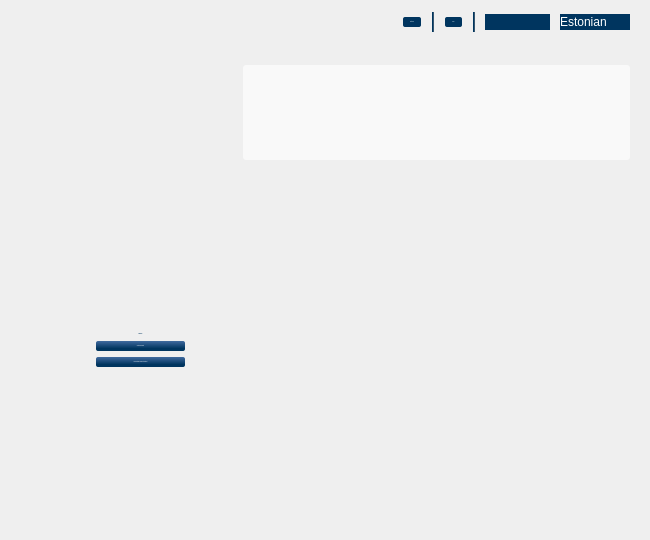
<?xml version="1.0" encoding="UTF-8"?>
<ui version="4.0">
 <class>MainWindow</class>
 <widget class="QWidget" name="MainWindow">
  <property name="geometry">
   <rect>
    <x>0</x>
    <y>0</y>
    <width>650</width>
    <height>540</height>
   </rect>
  </property>
  <property name="sizePolicy">
   <sizepolicy hsizetype="Fixed" vsizetype="Fixed">
    <horstretch>0</horstretch>
    <verstretch>0</verstretch>
   </sizepolicy>
  </property>
  <property name="minimumSize">
   <size>
    <width>650</width>
    <height>540</height>
   </size>
  </property>
  <property name="maximumSize">
   <size>
    <width>650</width>
    <height>540</height>
   </size>
  </property>
  <property name="acceptDrops">
   <bool>true</bool>
  </property>
  <property name="windowTitle">
   <string>DigiDoc crypt</string>
  </property>
  <property name="windowIcon">
   <iconset resource="../rc/qdigidoccrypto.qrc">
    <normaloff>:/images/crypto_icon_48x48.png</normaloff>:/images/crypto_icon_48x48.png</iconset>
  </property>
  <property name="styleSheet">
   <string notr="true">* {
font: 12px &quot;Arial, Liberation Sans&quot;;
color: #355670;
}

#background
{ background-image: url(&quot;:/images/background.png&quot;); }

/* widgets */
QDialogButtonBox { dialogbuttonbox-buttons-have-icons: 0; }

QPushButton
{
color: white;
background-color: qlineargradient(x1: 0, y1: 0, x2: 0, y2: 1, stop: 0 #406A9E, stop: 0.75 #00355F);
border: 0px;
border-radius: 2px;
padding: 4px 7px;
margin-left: 1px;
margin-right: 1px;
min-width: 75px;
}

QPushButton:hover, QPushButton:focus
{ background-color: qlineargradient(x1: 0, y1: 0, x2: 0, y2: 1, stop: 0 #F1C157, stop:0.28 #FADF91, stop:1 #EBA927); }

QPushButton:disabled
{ background-color: qlineargradient(x1: 0, y1: 0, x2: 0, y2: 1, stop: 0 #A3AFC0, stop: 0.75 #80909D); }

/* header */
#cards, #languages
{
color: white;
border: 0px;
padding-right: 5px;
background-color: #00355F;
}

#cards QAbstractItemView,
#languages QAbstractItemView
{
background-color: white;
border: 0px;
color: #355670;
}

#headerLine, #headerLine2
{ background-color: #00355F; }

#cards::down-arrow, #languages::down-arrow
{ image: url(&quot;:/images/languages_button.png&quot;); }

#cards::drop-down,
#languages::drop-down
{ border: 0px; }

#settings, #help
{
background-color: #00355F;
color: #afc6d1;
font: bold;
min-width: 0px;
}

#info
{
color: #668696;
font: bold;
border-radius: 3px;
background-color: rgba( 255, 255, 255, 153 );
padding: 10px;
}

/* content */
#homeButtonLabel,
#viewContentLabel, #viewKeysLabel
{
color: #00355F;
font: bold;
}

#viewContentView
{
color: #355670;
background-color: transparent;
}

#home, #intro, #view,
#viewKeys, #viewKeysScroll
{ background-color: transparent; }</string>
  </property>
  <layout class="QVBoxLayout" name="MainLayout">
   <property name="spacing">
    <number>0</number>
   </property>
   <property name="margin">
    <number>0</number>
   </property>
   <item>
    <widget class="QFrame" name="background">
     <layout class="QVBoxLayout" name="backgroundLayout">
      <property name="spacing">
       <number>0</number>
      </property>
      <property name="leftMargin">
       <number>20</number>
      </property>
      <property name="topMargin">
       <number>0</number>
      </property>
      <property name="rightMargin">
       <number>20</number>
      </property>
      <property name="bottomMargin">
       <number>20</number>
      </property>
      <item>
       <layout class="QHBoxLayout" name="headerLayout">
        <property name="spacing">
         <number>10</number>
        </property>
        <item>
         <spacer name="headerSpacer">
          <property name="orientation">
           <enum>Qt::Horizontal</enum>
          </property>
          <property name="sizeHint" stdset="0">
           <size>
            <width>0</width>
            <height>45</height>
           </size>
          </property>
         </spacer>
        </item>
        <item>
         <widget class="QPushButton" name="settings">
          <property name="font">
           <font>
            <family>Arial, Liberation Sans</family>
            <pointsize>-1</pointsize>
            <weight>75</weight>
            <italic>false</italic>
            <bold>true</bold>
           </font>
          </property>
          <property name="text">
           <string>Settings</string>
          </property>
         </widget>
        </item>
        <item>
         <widget class="Line" name="headerLine">
          <property name="maximumSize">
           <size>
            <width>2</width>
            <height>20</height>
           </size>
          </property>
          <property name="frameShadow">
           <enum>QFrame::Plain</enum>
          </property>
          <property name="orientation">
           <enum>Qt::Vertical</enum>
          </property>
         </widget>
        </item>
        <item>
         <widget class="QPushButton" name="help">
          <property name="font">
           <font>
            <family>Arial, Liberation Sans</family>
            <pointsize>-1</pointsize>
            <weight>75</weight>
            <italic>false</italic>
            <bold>true</bold>
           </font>
          </property>
          <property name="text">
           <string>Help</string>
          </property>
         </widget>
        </item>
        <item>
         <widget class="Line" name="headerLine2">
          <property name="maximumSize">
           <size>
            <width>2</width>
            <height>20</height>
           </size>
          </property>
          <property name="frameShadow">
           <enum>QFrame::Plain</enum>
          </property>
          <property name="orientation">
           <enum>Qt::Vertical</enum>
          </property>
         </widget>
        </item>
        <item>
         <widget class="QComboBox" name="cards"/>
        </item>
        <item>
         <widget class="QComboBox" name="languages">
          <item>
           <property name="text">
            <string>Estonian</string>
           </property>
          </item>
          <item>
           <property name="text">
            <string>English</string>
           </property>
          </item>
          <item>
           <property name="text">
            <string>Russian</string>
           </property>
          </item>
         </widget>
        </item>
       </layout>
      </item>
      <item>
       <layout class="QHBoxLayout" name="infoLayout">
        <property name="topMargin">
         <number>20</number>
        </property>
        <property name="bottomMargin">
         <number>20</number>
        </property>
        <item>
         <spacer name="infoSpacer">
          <property name="orientation">
           <enum>Qt::Horizontal</enum>
          </property>
          <property name="sizeHint" stdset="0">
           <size>
            <width>0</width>
            <height>0</height>
           </size>
          </property>
         </spacer>
        </item>
        <item>
         <widget class="QLabel" name="info">
          <property name="minimumSize">
           <size>
            <width>387</width>
            <height>95</height>
           </size>
          </property>
          <property name="maximumSize">
           <size>
            <width>387</width>
            <height>95</height>
           </size>
          </property>
          <property name="font">
           <font>
            <family>Arial, Liberation Sans</family>
            <pointsize>-1</pointsize>
            <weight>75</weight>
            <italic>false</italic>
            <bold>true</bold>
           </font>
          </property>
         </widget>
        </item>
       </layout>
      </item>
      <item>
       <widget class="QStackedWidget" name="stack">
        <property name="currentIndex">
         <number>0</number>
        </property>
        <widget class="QWidget" name="home">
         <layout class="QVBoxLayout" name="homeLayout">
          <property name="leftMargin">
           <number>75</number>
          </property>
          <property name="topMargin">
           <number>0</number>
          </property>
          <property name="rightMargin">
           <number>75</number>
          </property>
          <property name="bottomMargin">
           <number>0</number>
          </property>
          <item>
           <spacer name="homeTopSpacer">
            <property name="orientation">
             <enum>Qt::Vertical</enum>
            </property>
            <property name="sizeHint" stdset="0">
             <size>
              <width>0</width>
              <height>0</height>
             </size>
            </property>
           </spacer>
          </item>
          <item>
           <layout class="QGridLayout" name="homeButtonLayout">
            <item row="0" column="0">
             <widget class="QLabel" name="homeButtonLabel">
              <property name="font">
               <font>
                <family>Arial, Liberation Sans</family>
                <pointsize>-1</pointsize>
                <weight>75</weight>
                <italic>false</italic>
                <bold>true</bold>
               </font>
              </property>
              <property name="text">
               <string>I want to:</string>
              </property>
              <property name="alignment">
               <set>Qt::AlignCenter</set>
              </property>
             </widget>
            </item>
            <item row="0" column="1">
             <spacer name="homeButtonSpacer">
              <property name="orientation">
               <enum>Qt::Horizontal</enum>
              </property>
              <property name="sizeHint" stdset="0">
               <size>
                <width>0</width>
                <height>0</height>
               </size>
              </property>
             </spacer>
            </item>
            <item row="1" column="0">
             <widget class="QPushButton" name="homeCreate">
              <property name="font">
               <font>
                <family>Arial, Liberation Sans</family>
                <pointsize>-1</pointsize>
                <weight>50</weight>
                <italic>false</italic>
                <bold>false</bold>
               </font>
              </property>
              <property name="text">
               <string>Crypt documents</string>
              </property>
             </widget>
            </item>
            <item row="2" column="0">
             <widget class="QPushButton" name="homeView">
              <property name="font">
               <font>
                <family>Arial, Liberation Sans</family>
                <pointsize>-1</pointsize>
                <weight>50</weight>
                <italic>false</italic>
                <bold>false</bold>
               </font>
              </property>
              <property name="text">
               <string>View crypted document content</string>
              </property>
             </widget>
            </item>
           </layout>
          </item>
          <item>
           <spacer name="homeBottomSpacer">
            <property name="orientation">
             <enum>Qt::Vertical</enum>
            </property>
            <property name="sizeHint" stdset="0">
             <size>
              <width>0</width>
              <height>0</height>
             </size>
            </property>
           </spacer>
          </item>
         </layout>
        </widget>
        <widget class="QWidget" name="intro">
         <layout class="QVBoxLayout" name="introLayout">
          <property name="margin">
           <number>0</number>
          </property>
          <item>
           <widget class="QLabel" name="introContent">
            <property name="text">
             <string>&lt;!DOCTYPE HTML PUBLIC &quot;-//W3C//DTD HTML 4.0//EN&quot; &quot;http://www.w3.org/TR/REC-html40/strict.dtd&quot;&gt;
&lt;html&gt;&lt;head&gt;&lt;meta name=&quot;qrichtext&quot; content=&quot;1&quot; /&gt;&lt;style type=&quot;text/css&quot;&gt;
p, li { white-space: pre-wrap; }
&lt;/style&gt;&lt;/head&gt;&lt;body style=&quot; font-family:'Arial Baltic'; font-size:8pt; font-weight:400; font-style:normal;&quot;&gt;
&lt;p style=&quot; margin-top:0px; margin-bottom:0px; margin-left:0px; margin-right:0px; -qt-block-indent:0; text-indent:0px; font-family:'Arial';&quot;&gt;&lt;a name=&quot;u0&quot;&gt;&lt;/a&gt;&lt;span style=&quot; color:#000000;&quot;&gt;D&lt;/span&gt;&lt;span style=&quot; color:#000000;&quot;&gt;o&lt;/span&gt;&lt;span style=&quot; font-family:'Arial Baltic'; color:#000000;&quot;&gt;kumentide krüptimine&lt;/span&gt;&lt;/p&gt;
&lt;p style=&quot;-qt-paragraph-type:empty; margin-top:0px; margin-bottom:0px; margin-left:0px; margin-right:0px; -qt-block-indent:0; text-indent:0px; font-family:'Arial';&quot;&gt;&lt;/p&gt;
&lt;p style=&quot; margin-top:0px; margin-bottom:0px; margin-left:0px; margin-right:0px; -qt-block-indent:0; text-indent:0px; font-family:'Arial'; color:#000000;&quot;&gt;&lt;a name=&quot;u2&quot;&gt;&lt;/a&gt;Dokumentide krüptimine on viis turvaliselt edastada dokumendid nii, et ainult valitud saaja või saajad saavad neid avada.&lt;br /&gt;&lt;br /&gt;Id-kaardisertifikaatidega krüptimine ei ole mõeldud andmete pikaajaliseleturvalisele säilitamisele jm ülesannete lahendamiseks, see on ainultdokumentide edastamise viis.&lt;br /&gt;&lt;br /&gt;Dokumendi krüptimisel kasutatakse Sertifitseerimiskeskuse LDAP teenust saaja(te) sertifikaatideotsimiseks. Dokumendid krüptitakse sertifikaadis sisalduva avalikuvõtmega. Krüptimine on ühesuunaline, de-krüptimiseks on vaja vastavasertifikaadi privaatvõtit, mis on salvestatud ainult vastava isikuID-kaardil.&lt;/p&gt;&lt;/body&gt;&lt;/html&gt;</string>
            </property>
            <property name="wordWrap">
             <bool>true</bool>
            </property>
           </widget>
          </item>
          <item>
           <spacer name="introSpacer">
            <property name="orientation">
             <enum>Qt::Vertical</enum>
            </property>
            <property name="sizeHint" stdset="0">
             <size>
              <width>0</width>
              <height>0</height>
             </size>
            </property>
           </spacer>
          </item>
          <item>
           <layout class="QHBoxLayout" name="introButtonLayout">
            <item>
             <widget class="QCheckBox" name="introCheck">
              <property name="text">
               <string>Yes, I will use ID-card certificate only for secure transfer</string>
              </property>
             </widget>
            </item>
            <item>
             <spacer name="introButtonSpacer">
              <property name="orientation">
               <enum>Qt::Horizontal</enum>
              </property>
              <property name="sizeHint" stdset="0">
               <size>
                <width>0</width>
                <height>0</height>
               </size>
              </property>
             </spacer>
            </item>
            <item>
             <widget class="QPushButton" name="introBack">
              <property name="text">
               <string>Cancel</string>
              </property>
             </widget>
            </item>
            <item>
             <widget class="QPushButton" name="introNext">
              <property name="text">
               <string>Next</string>
              </property>
             </widget>
            </item>
           </layout>
          </item>
         </layout>
        </widget>
        <widget class="QWidget" name="view">
         <layout class="QGridLayout" name="viewLayout">
          <property name="margin">
           <number>0</number>
          </property>
          <item row="2" column="0">
           <widget class="QLabel" name="viewContentLabel">
            <property name="font">
             <font>
              <family>Arial, Liberation Sans</family>
              <pointsize>-1</pointsize>
              <weight>75</weight>
              <italic>false</italic>
              <bold>true</bold>
             </font>
            </property>
            <property name="text">
             <string>Container content:</string>
            </property>
            <property name="alignment">
             <set>Qt::AlignCenter</set>
            </property>
           </widget>
          </item>
          <item row="2" column="1">
           <widget class="QLabel" name="viewKeysLabel">
            <property name="font">
             <font>
              <family>Arial, Liberation Sans</family>
              <pointsize>-1</pointsize>
              <weight>75</weight>
              <italic>false</italic>
              <bold>true</bold>
             </font>
            </property>
            <property name="text">
             <string>Keys</string>
            </property>
           </widget>
          </item>
          <item row="8" column="0" colspan="2">
           <layout class="QHBoxLayout" name="viewButtonLayout">
            <item>
             <spacer name="viewButtonSpacer">
              <property name="orientation">
               <enum>Qt::Horizontal</enum>
              </property>
              <property name="sizeHint" stdset="0">
               <size>
                <width>0</width>
                <height>0</height>
               </size>
              </property>
             </spacer>
            </item>
            <item>
             <widget class="QPushButton" name="viewClose">
              <property name="text">
               <string>Close</string>
              </property>
             </widget>
            </item>
            <item>
             <widget class="QPushButton" name="viewAddRecipient">
              <property name="text">
               <string>Add recipient</string>
              </property>
             </widget>
            </item>
            <item>
             <widget class="QPushButton" name="viewCrypt">
              <property name="text">
               <string>Encrypt</string>
              </property>
             </widget>
            </item>
           </layout>
          </item>
          <item row="7" column="0" colspan="2">
           <layout class="QHBoxLayout" name="viewrowseLayout">
            <item>
             <widget class="QPushButton" name="viewBrowse">
              <property name="text">
               <string>Browse location</string>
              </property>
             </widget>
            </item>
            <item>
             <spacer name="viewBrowseSpacer">
              <property name="orientation">
               <enum>Qt::Horizontal</enum>
              </property>
              <property name="sizeHint" stdset="0">
               <size>
                <width>0</width>
                <height>0</height>
               </size>
              </property>
             </spacer>
            </item>
           </layout>
          </item>
          <item row="6" column="0" colspan="2">
           <layout class="QHBoxLayout" name="viewEmailLayout">
            <item>
             <widget class="QPushButton" name="viewEmail">
              <property name="text">
               <string>Send to email</string>
              </property>
             </widget>
            </item>
            <item>
             <spacer name="viewEmailSpacer">
              <property name="orientation">
               <enum>Qt::Horizontal</enum>
              </property>
              <property name="sizeHint" stdset="0">
               <size>
                <width>0</width>
                <height>0</height>
               </size>
              </property>
             </spacer>
            </item>
           </layout>
          </item>
          <item row="0" column="0" colspan="2">
           <widget class="QLabel" name="viewFileName"/>
          </item>
          <item row="1" column="0">
           <layout class="QHBoxLayout" name="viewContentButtonsLayout">
            <item>
             <widget class="QPushButton" name="viewAddFile">
              <property name="text">
               <string>Add file</string>
              </property>
             </widget>
            </item>
            <item>
             <widget class="QPushButton" name="viewSaveAs">
              <property name="text">
               <string>Save files to disk</string>
              </property>
             </widget>
            </item>
            <item>
             <widget class="QPushButton" name="viewRemoveFile">
              <property name="text">
               <string>Remove checked files</string>
              </property>
             </widget>
            </item>
            <item>
             <spacer name="viewContentButtonsSpacer">
              <property name="orientation">
               <enum>Qt::Horizontal</enum>
              </property>
              <property name="sizeHint" stdset="0">
               <size>
                <width>0</width>
                <height>0</height>
               </size>
              </property>
             </spacer>
            </item>
           </layout>
          </item>
          <item row="3" column="0">
           <widget class="QTreeWidget" name="viewContentView">
            <property name="frameShape">
             <enum>QFrame::NoFrame</enum>
            </property>
            <property name="horizontalScrollBarPolicy">
             <enum>Qt::ScrollBarAlwaysOff</enum>
            </property>
            <property name="rootIsDecorated">
             <bool>false</bool>
            </property>
            <property name="headerHidden">
             <bool>true</bool>
            </property>
            <property name="columnCount">
             <number>2</number>
            </property>
            <column>
             <property name="text">
              <string>Filename</string>
             </property>
            </column>
            <column>
             <property name="text">
              <string>Size</string>
             </property>
            </column>
           </widget>
          </item>
          <item row="3" column="1">
           <widget class="QScrollArea" name="viewKeysScroll">
            <property name="frameShape">
             <enum>QFrame::NoFrame</enum>
            </property>
            <property name="horizontalScrollBarPolicy">
             <enum>Qt::ScrollBarAlwaysOff</enum>
            </property>
            <property name="widgetResizable">
             <bool>true</bool>
            </property>
            <widget class="QWidget" name="viewKeys">
             <property name="geometry">
              <rect>
               <x>0</x>
               <y>0</y>
               <width>100</width>
               <height>30</height>
              </rect>
             </property>
             <layout class="QVBoxLayout" name="viewKeysLayout">
              <item>
               <spacer name="viewKeysSpacer">
                <property name="orientation">
                 <enum>Qt::Vertical</enum>
                </property>
                <property name="sizeHint" stdset="0">
                 <size>
                  <width>0</width>
                  <height>0</height>
                 </size>
                </property>
               </spacer>
              </item>
             </layout>
            </widget>
           </widget>
          </item>
         </layout>
        </widget>
       </widget>
      </item>
     </layout>
    </widget>
   </item>
  </layout>
 </widget>
 <resources>
  <include location="../rc/qdigidoccrypto.qrc"/>
 </resources>
 <connections/>
</ui>
